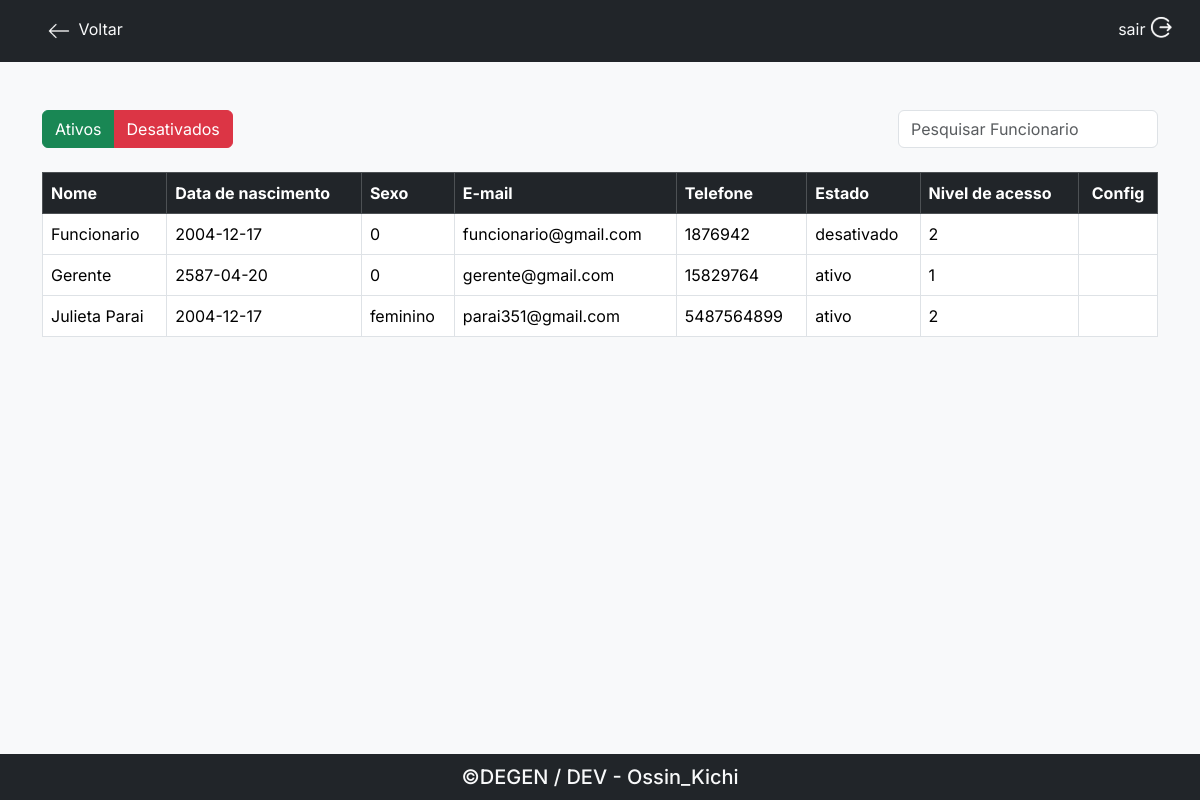
The page /funcionarios (signed in) on the database its author committed.
### tables this page shows
CREATE TABLE `users` (
  `id` int(10) NOT NULL,
  `name` varchar(350) NOT NULL,
  `password` varchar(350) NOT NULL,
  `dateOfBirth` varchar(11) NOT NULL,
  `gender` varchar(30) NOT NULL,
  `email` varchar(350) NOT NULL,
  `phone` varchar(15) NOT NULL,
  `status` varchar(15) NOT NULL DEFAULT 'ativo',
  `accessLevel` int(1) NOT NULL
);

### Core/Controller.php (called while the page is built, shortened)
<?php
class Controller{
    public function carregarTemplate($nomeView, $dadosModel = [],$title,$dados2){
        $this->dados = $dadosModel;
        require 'View/template.php';
    }
    public function carregarViewNoTemplate($nomeView, $dadosModel = []){
        require 'View/'.$nomeView.'.php';
    }
}

### Controller/funcionariosController.php (called while the page is built, shortened)
<?php
class funcionariosController extends Controller{
    private $user;
    public function __construct() {
        $this->user = new Usuario;
    }
    public function  index(){
        $dados = $this->users();
        $this->carregarTemplate('listOfEmployees',$dados,'Funcionarios',[]);
    }
    protected function users() {
        $dados = $this->user::getUsers();
        return $dados;
    }
}

### index.php (called while the page is built, shortened)
<?php
$c = new Core();

### View/listOfEmployees.php (the view, shortened to what this page needs)
<nav class="navbar bg-dark">
    <div class="container-fluid navbar-expand-lg">
        <ul class="navbar-nav">
            <li class="nav-item ms-4">
                <a class="nav-link text-light" href="home">
                    <img src="\assets/svg/arrowLeft.svg" alt="">
                    Voltar
                </a>
            </li>
        </ul>
        <ul class="navbar-nav">
            <li class="nav-item ms-4">
                <a class="nav-link text-light" href="login/logout">
                    sair
                    <img src="\assets/svg/logout.svg" alt="Logout" width="30">
                </a>
            </li>
        </ul>
    </div>
</nav>
<section>
    <div class="container mt-5">
        <div class="d-flex flex-row justify-content-between mb-4">
            <div class="btn-group" role="group" style="width: 150px;">
                <button id="btn-active" class="btn btn-success">Ativos</button>
                <button id="btn-disabled" class="btn btn-danger">Desativados</button>
            </div>
            <div>
            <div>
                <form action="" method="post">
                    <input type="text" id="searchEmployers" class="form-control" placeholder="Pesquisar Funcionario" aria-label="Pesquisar Funcionario">
                </form>
            </div>
            </div>
        </div>
        <table class="table table-bordered">
            <thead class="table-dark">
                <tr>
                    <th scope="col">Nome</th>
                    <th scope="col">Data de nascimento</th>
                    <th scope="col">Sexo</th>
                    <th scope="col">E-mail</th>
                    <th scope="col">Telefone</th>
                    <th scope="col">Estado</th>
                    <th scope="col">Nivel de acesso</th>
                    <th class="text-center" scope="col">Config</th>
                </tr>
            </thead>
            <tbody id="normal">
                <?php
                    for($i = 0; $i < count($this->dados); $i++){
                        ?>
                        <tr>
                        <?php
                            foreach($this->dados[$i] as $key=>$value){
                                if($key != 'id' && $key != 'password'){
                                ?>
                                    <td><?= $value ?></td>
                                <?php
                                }
                            }
                                if($_SESSION['accessLevel'] == 1){
                                    ?>
                                    <td class="">
                                    </td>
                        <?php
                                }
                            }
                ?>
            </tbody>
        </table>
    </div>
</section>

### css/style.css (style rules this page uses)
* { margin: 0; padding: 0; box-sizing: border-box; font-family: 'Inter', sans-serif; }
body { width: 100vw; height: 100vh; background: #F8F9FA; display: flex; flex-direction: column; }
section { flex: 1; }

### rows shown on the page
users: name "Funcionario", dateOfBirth "2004-12-17", gender "0", email "funcionario@gmail.com", phone "1876942", status "desativado", accessLevel "2"
users: name "Gerente", dateOfBirth "2587-04-20", gender "0", email "gerente@gmail.com", phone "15829764", status "ativo", accessLevel "1"
users: name "Julieta Parai", dateOfBirth "2004-12-17", gender "feminino", email "parai351@gmail.com", phone "5487564899", status "ativo", accessLevel "2"
